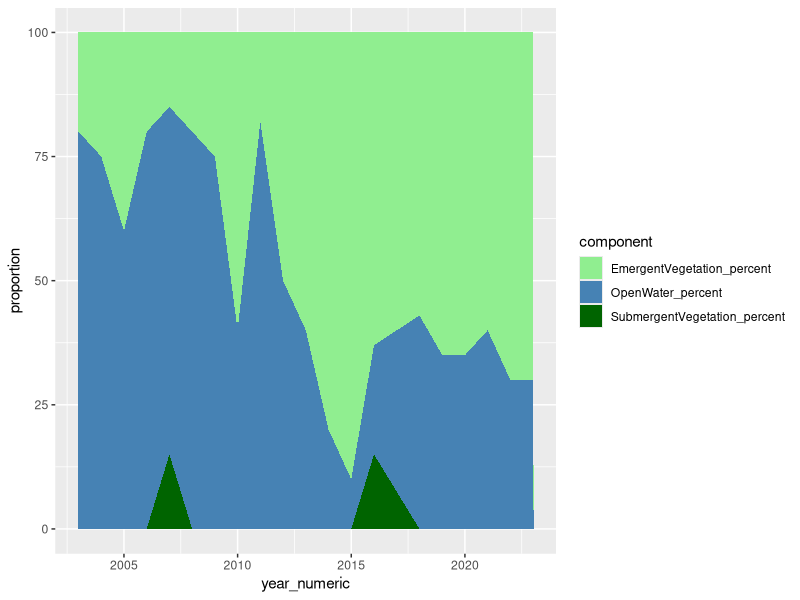
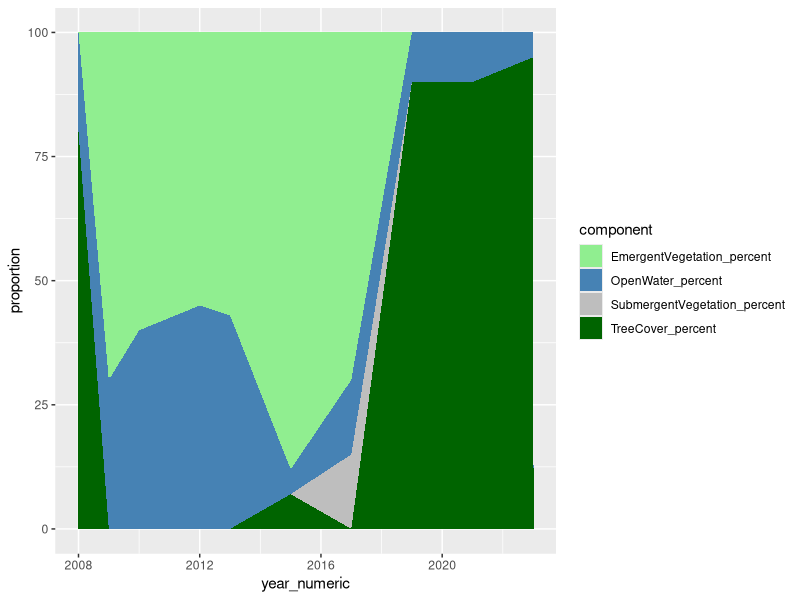
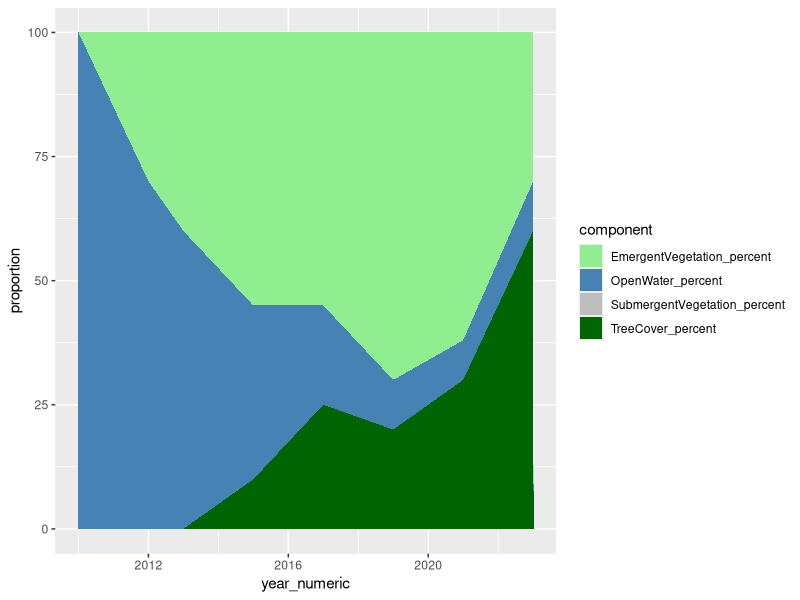
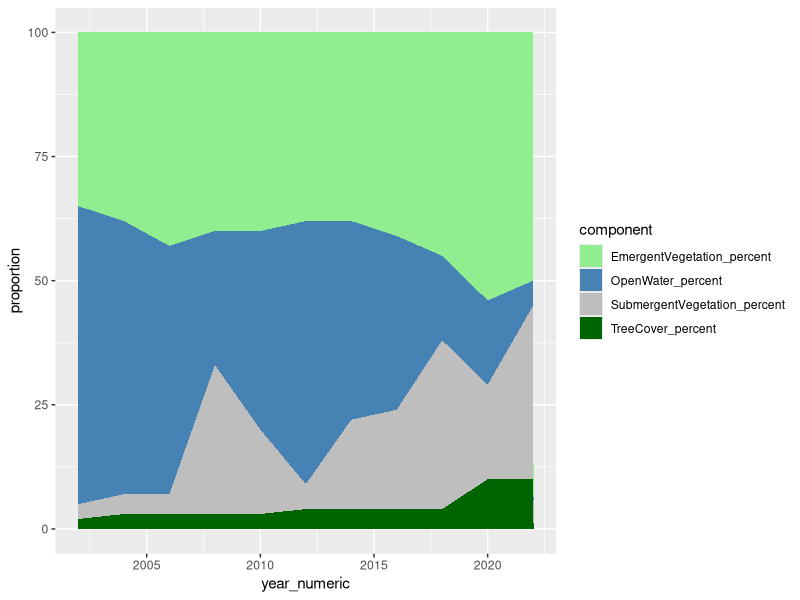
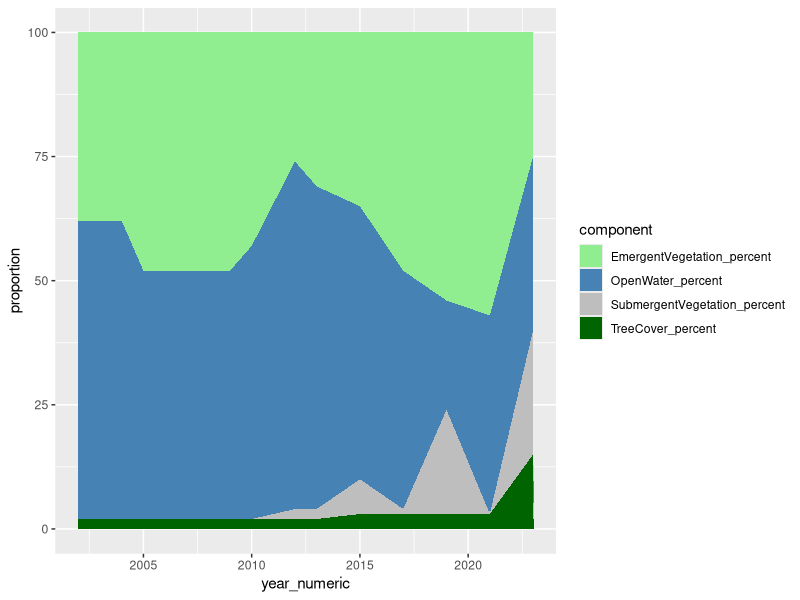

Write the R code that produced these figures, in order.
library(tidyverse)
library(dplyr)
library(here)
library(lubridate)
library(readxl)
library(here)

setwd(here::here("code"))

# read in cover data file, data filtering (not done yet, need to set data types)
cover_data <- read_xlsx(here::here("data", "canopy_cover.xlsx"), sheet = "Data") %>% 
  mutate(GoogleEarthPhotoDate = as.Date(GoogleEarthPhotoDate))

# making columns for whether it's the first or last date (for later filtering)
cover_data <- cover_data %>%
  group_by(LocationID) %>% 
  mutate(first_date = if_else(GoogleEarthPhotoDate == min(GoogleEarthPhotoDate), TRUE, FALSE),
         last_date = if_else(GoogleEarthPhotoDate == max(GoogleEarthPhotoDate), TRUE, FALSE)) %>% 
  ungroup()

# create a filtered cover data table with only first and last dates (to try to see a linear model for all sites)
cover_data_first_and_last <- cover_data %>% 
  filter(first_date | last_date)

# visualization purpose: open water and veg. proportion of the 5 site with continuous data over time.
## LS01 
cover_data_LS01 <- cover_data |>
  filter(LocationID == "LS01")
cover_data_LS01$GoogleEarthPhotoDate <- as.Date(cover_data_LS01$GoogleEarthPhotoDate)
cover_data_LS01$year_numeric <- as.numeric(format(cover_data_LS01$GoogleEarthPhotoDate, "%Y"))
cover_data_LS01 <- cover_data_LS01 |>
  select(year_numeric,OpenWater_percent,SubmergentVegetation_percent,EmergentVegetation_percent)
cover_data_LS01_long <- gather(cover_data_LS01, key = "component", value = "proportion", -year_numeric)
ggplot(cover_data_LS01_long,aes(x=year_numeric,y=proportion,fill=component)) + geom_area() + 
  scale_fill_manual(values = c("lightgreen", "steelblue", "darkgreen"))

## RS07
cover_data_RC07 <- cover_data |>
  filter(LocationID == "RC07")
cover_data_RC07$GoogleEarthPhotoDate <- as.Date(cover_data_RC07$GoogleEarthPhotoDate)
cover_data_RC07$year_numeric <- as.numeric(format(cover_data_RC07$GoogleEarthPhotoDate, "%Y"))
cover_data_RC07 <- cover_data_RC07 |>
  select(year_numeric,OpenWater_percent,SubmergentVegetation_percent,EmergentVegetation_percent,TreeCover_percent)
cover_data_RC07_long <- gather(cover_data_RC07, key = "component", value = "proportion", -year_numeric)
ggplot(cover_data_RC07_long,aes(x=year_numeric,y=proportion,fill=component)) + geom_area() + 
  scale_fill_manual(values = c("lightgreen", "steelblue", "grey","darkgreen"))

## RS10
cover_data_RC10 <- cover_data |>
  filter(LocationID == "RC10")
cover_data_RC10$GoogleEarthPhotoDate <- as.Date(cover_data_RC10$GoogleEarthPhotoDate)
cover_data_RC10$year_numeric <- as.numeric(format(cover_data_RC10$GoogleEarthPhotoDate, "%Y"))
cover_data_RC10 <- cover_data_RC10 |>
  select(year_numeric,OpenWater_percent,SubmergentVegetation_percent,EmergentVegetation_percent,TreeCover_percent)
cover_data_RC10_long <- gather(cover_data_RC10, key = "component", value = "proportion", -year_numeric)
ggplot(cover_data_RC10_long,aes(x=year_numeric,y=proportion,fill=component)) + geom_area() + 
  scale_fill_manual(values = c("lightgreen", "steelblue", "grey","darkgreen"))


## RL02
cover_data_RL02 <- cover_data |>
  filter(LocationID == "RL02")
cover_data_RL02$GoogleEarthPhotoDate <- as.Date(cover_data_RL02$GoogleEarthPhotoDate)
cover_data_RL02$year_numeric <- as.numeric(format(cover_data_RL02$GoogleEarthPhotoDate, "%Y"))
cover_data_RL02 <- cover_data_RL02 |>
  select(year_numeric,OpenWater_percent,SubmergentVegetation_percent,EmergentVegetation_percent,TreeCover_percent)
cover_data_RL02_long <- gather(cover_data_RL02, key = "component", value = "proportion", -year_numeric)
ggplot(cover_data_RL02_long,aes(x=year_numeric,y=proportion,fill=component)) + geom_area() + 
  scale_fill_manual(values = c("lightgreen", "steelblue", "grey","darkgreen"))

## TV02
cover_data_TV02 <- cover_data |>
  filter(LocationID == "TV02")
cover_data_TV02$GoogleEarthPhotoDate <- as.Date(cover_data_TV02$GoogleEarthPhotoDate)
cover_data_TV02$year_numeric <- as.numeric(format(cover_data_TV02$GoogleEarthPhotoDate, "%Y"))
cover_data_TV02 <- cover_data_TV02 |>
  select(year_numeric,OpenWater_percent,SubmergentVegetation_percent,EmergentVegetation_percent,TreeCover_percent)
cover_data_TV02_long <- gather(cover_data_TV02, key = "component", value = "proportion", -year_numeric)
ggplot(cover_data_TV02_long,aes(x=year_numeric,y=proportion,fill=component)) + geom_area() + 
  scale_fill_manual(values = c("lightgreen", "steelblue", "grey","darkgreen"))





# TODO: create a filtered cover data table with intermediates for only the sites that Ruby did for every year
# to see if it's actually a linear relationship
# sites are LS01, RC07, RC10, RL02, TV02
